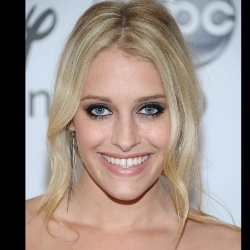
#> input picture AgePrediction/imagen.jpeg, 250 x 250 px
$ python proba.py
#> lines starting #> are read from the running program, lines starting #| are printed output that depends on the picture
import numpy as np
import cv2 as cv

img = cv.imread('imagen.jpeg')
#> img is the input picture: shape (250, 250, 3); mean B, G, R 132.2, 140.4, 154.4
gray= cv.cvtColor(img,cv.COLOR_BGR2GRAY)
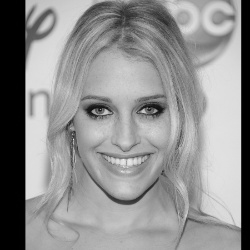
#> gray: shape (250, 250); min 0, max 239, mean 143.6
sift = cv.SIFT_create()
kp = sift.detect(gray,None)
#> kp = 187 keypoints; strongest (x, y, size): (42, 66, 27.8), (143, 111, 2.6), (93, 111, 2.6), (106, 112, 3.2)

# dibuixem cercles a les regions d'interes que s'han trobat
img=cv.drawKeypoints(gray,kp,img,flags=cv.DRAW_MATCHES_FLAGS_DRAW_RICH_KEYPOINTS)
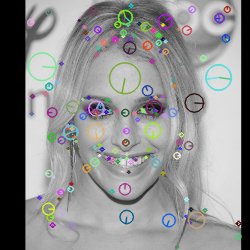
#> img: shape (250, 250, 3); mean B, G, R 142.6, 142.7, 142.3
cv.imwrite('sift_keypoints.jpg',img)

# ara
